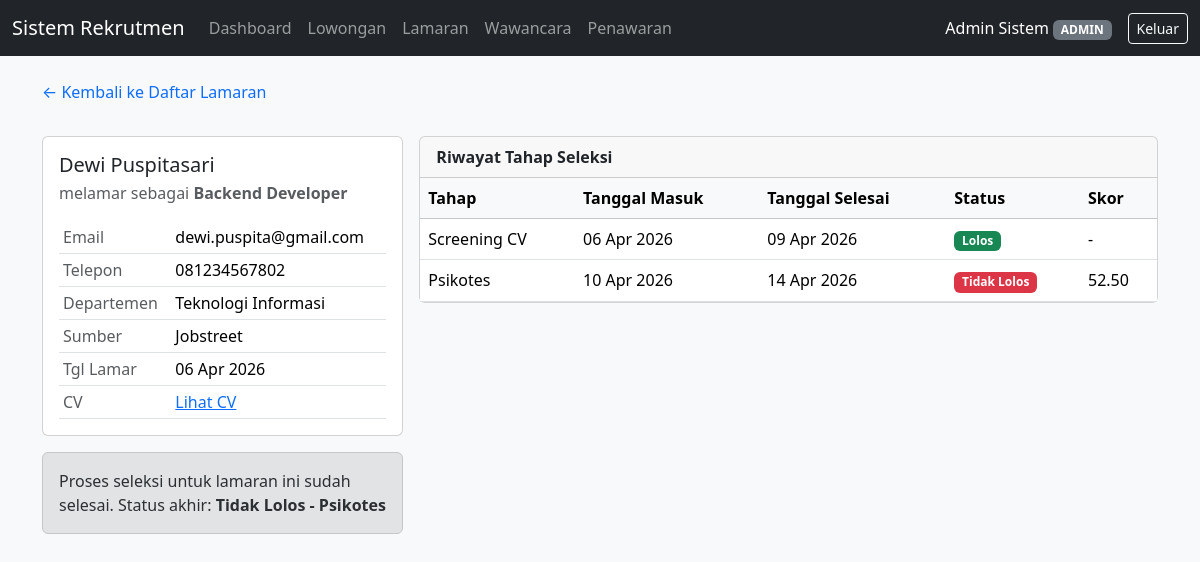
Page /lamaran_detail.php?id=2 (signed in) on the committed database.
### tables this page shows
CREATE TABLE lamaran (
    id_lamaran      INT AUTO_INCREMENT PRIMARY KEY,
    id_pelamar      INT NOT NULL,
    id_lowongan     INT NOT NULL,
    id_sumber       INT,
    tanggal_lamar   DATE NOT NULL,
    status_terkini  VARCHAR(50) NOT NULL DEFAULT 'Screening CV',
    CONSTRAINT fk_lamaran_pelamar FOREIGN KEY (id_pelamar)
        REFERENCES pelamar(id_pelamar) ON UPDATE CASCADE ON DELETE CASCADE,
    CONSTRAINT fk_lamaran_lowongan FOREIGN KEY (id_lowongan)
        REFERENCES lowongan(id_lowongan) ON UPDATE CASCADE ON DELETE RESTRICT,
    CONSTRAINT fk_lamaran_sumber FOREIGN KEY (id_sumber)
        REFERENCES sumber_rekrutmen(id_sumber) ON UPDATE CASCADE ON DELETE SET NULL,
    CONSTRAINT uq_lamaran_unik UNIQUE (id_pelamar, id_lowongan)
);

CREATE TABLE pelamar (
    id_pelamar     INT AUTO_INCREMENT PRIMARY KEY,
    nama           VARCHAR(100) NOT NULL,
    email          VARCHAR(100) NOT NULL,
    telepon        VARCHAR(20),
    tanggal_lahir  DATE,
    alamat         VARCHAR(255),
    cv_path        VARCHAR(255),
    created_at     TIMESTAMP DEFAULT CURRENT_TIMESTAMP,
    UNIQUE KEY uq_pelamar_email (email)
);

CREATE TABLE lowongan (
    id_lowongan        INT AUTO_INCREMENT PRIMARY KEY,
    id_departemen      INT NOT NULL,
    posisi             VARCHAR(100) NOT NULL,
    kualifikasi        TEXT,
    jumlah_dibutuhkan  INT NOT NULL DEFAULT 1,
    tanggal_posting    DATE NOT NULL,
    batas_lamaran      DATE NOT NULL,
    status             ENUM('Buka','Ditutup','Terpenuhi') NOT NULL DEFAULT 'Buka',
    CONSTRAINT fk_lowongan_departemen FOREIGN KEY (id_departemen)
        REFERENCES departemen(id_departemen) ON UPDATE CASCADE ON DELETE RESTRICT,
    CONSTRAINT chk_batas_lamaran CHECK (batas_lamaran >= tanggal_posting)
);

CREATE TABLE departemen (
    id_departemen   INT AUTO_INCREMENT PRIMARY KEY,
    nama_departemen VARCHAR(100) NOT NULL,
    keterangan      VARCHAR(255),
    created_at      TIMESTAMP DEFAULT CURRENT_TIMESTAMP
);

CREATE TABLE sumber_rekrutmen (
    id_sumber   INT AUTO_INCREMENT PRIMARY KEY,
    nama_sumber VARCHAR(100) NOT NULL UNIQUE
);

CREATE TABLE lamaran_tahap (
    id_lamaran_tahap  INT AUTO_INCREMENT PRIMARY KEY,
    id_lamaran        INT NOT NULL,
    id_tahap          INT NOT NULL,
    tanggal_masuk     DATE NOT NULL,
    tanggal_selesai   DATE,
    status            ENUM('Proses','Lolos','Tidak Lolos') NOT NULL DEFAULT 'Proses',
    catatan           VARCHAR(255),
    CONSTRAINT fk_lt_lamaran FOREIGN KEY (id_lamaran)
        REFERENCES lamaran(id_lamaran) ON UPDATE CASCADE ON DELETE CASCADE,
    CONSTRAINT fk_lt_tahap FOREIGN KEY (id_tahap)
        REFERENCES tahap_seleksi(id_tahap) ON UPDATE CASCADE ON DELETE RESTRICT,
    CONSTRAINT chk_tanggal_selesai CHECK (tanggal_selesai IS NULL OR tanggal_selesai >= tanggal_masuk)
);

CREATE TABLE tahap_seleksi (
    id_tahap    INT AUTO_INCREMENT PRIMARY KEY,
    nama_tahap  VARCHAR(100) NOT NULL,
    urutan      INT NOT NULL UNIQUE,
    keterangan  VARCHAR(255)
);

### lamaran_detail.php (the view, shortened to what this page needs)
<?php
require_once 'config/database.php';
$user       = current_user();
$can_manage = in_array($user['role'], ['admin', 'hrd'], true);
$id = (int) ($_GET['id'] ?? 0);
$stmt = $pdo->prepare("
    SELECT lam.*, p.nama AS nama_pelamar, p.email, p.telepon, p.alamat, p.cv_path,
           low.posisi, dep.nama_departemen, sr.nama_sumber
    FROM lamaran lam
    JOIN pelamar p ON p.id_pelamar = lam.id_pelamar
    JOIN lowongan low ON low.id_lowongan = lam.id_lowongan
    JOIN departemen dep ON dep.id_departemen = low.id_departemen
    LEFT JOIN sumber_rekrutmen sr ON sr.id_sumber = lam.id_sumber
    WHERE lam.id_lamaran = ?
");
$stmt->execute([$id]);
$lamaran = $stmt->fetch();
function ambil_tahap_aktif(PDO $pdo, int $id_lamaran): ?array
{
    $stmt = $pdo->prepare("
        SELECT lt.*, ts.nama_tahap, ts.urutan
        FROM lamaran_tahap lt
        JOIN tahap_seleksi ts ON ts.id_tahap = lt.id_tahap
        WHERE lt.id_lamaran = ? AND lt.status = 'Proses'
        ORDER BY ts.urutan DESC LIMIT 1
    ");
    $stmt->execute([$id_lamaran]);
    return $stmt->fetch() ?: null;
}
$tahap_aktif = ambil_tahap_aktif($pdo, $id);
$stmt = $pdo->prepare("
    SELECT lt.*, ts.nama_tahap, ts.urutan
    FROM lamaran_tahap lt
    JOIN tahap_seleksi ts ON ts.id_tahap = lt.id_tahap
    WHERE lt.id_lamaran = ?
    ORDER BY ts.urutan
");
$stmt->execute([$id]);
$riwayat_tahap = $stmt->fetchAll();
$stmt = $pdo->prepare("SELECT nama_tahap, skor_akhir FROM view_skor_tahap WHERE id_lamaran = ?");
$stmt->execute([$id]);
$skor_by_tahap = [];
foreach ($stmt->fetchAll() as $s) {
    $skor_by_tahap[$s['nama_tahap']] = $s['skor_akhir'];
}
$kriteria_aktif = [];
$nilai_terisi   = [];
$semua_kriteria_dinilai = $kriteria_aktif && count($nilai_terisi) >= count($kriteria_aktif);
function badge_status_tahap(string $status): string
{
    if ($status === 'Lolos') return 'success';
    if ($status === 'Tidak Lolos') return 'danger';
    return 'warning';
}
require_once 'includes/header.php';
?>
<a href="lamaran.php" class="text-decoration-none">&larr; Kembali ke Daftar Lamaran</a>
<div class="row mt-3 g-3">
    <div class="col-md-4">
        <div class="card">
            <div class="card-body">
                <h5 class="card-title mb-1"><?= htmlspecialchars($lamaran['nama_pelamar']) ?></h5>
                <p class="text-muted mb-3">melamar sebagai <strong><?= htmlspecialchars($lamaran['posisi']) ?></strong></p>
                <table class="table table-sm mb-0">
                    <tr><td class="text-muted">Email</td><td><?= htmlspecialchars($lamaran['email']) ?></td></tr>
                    <tr><td class="text-muted">Telepon</td><td><?= htmlspecialchars($lamaran['telepon'] ?: '-') ?></td></tr>
                    <tr><td class="text-muted">Departemen</td><td><?= htmlspecialchars($lamaran['nama_departemen']) ?></td></tr>
                    <tr><td class="text-muted">Sumber</td><td><?= htmlspecialchars($lamaran['nama_sumber'] ?? '-') ?></td></tr>
                    <tr><td class="text-muted">Tgl Lamar</td><td><?= date('d M Y', strtotime($lamaran['tanggal_lamar'])) ?></td></tr>
                    <tr><td class="text-muted">CV</td><td>
                        <?php if ($lamaran['cv_path']): ?>
                            <a href="<?= htmlspecialchars($lamaran['cv_path']) ?>" target="_blank">Lihat CV</a>
                        <?php else: ?>
                            <span class="text-muted">Tidak ada</span>
                        <?php endif; ?>
                    </td></tr>
                </table>
            </div>
        </div>
        <?php if ($tahap_aktif): ?>
        <div class="card mt-3">
            <div class="card-header fw-semibold">Tahap Aktif: <?= htmlspecialchars($tahap_aktif['nama_tahap']) ?></div>
            <div class="card-body">
                <?php if (!empty($kriteria_aktif)): ?>
                    <form method="POST" class="mb-3">
                        <input type="hidden" name="action" value="input_nilai">
                        <?php foreach ($kriteria_aktif as $k): ?>
                            <div class="mb-2">
                                <label class="form-label small mb-1">
                                    <?= htmlspecialchars($k['nama_kriteria']) ?> (bobot <?= $k['bobot'] ?>%)
                                </label>
                                <?php if (isset($nilai_terisi[$k['id_kriteria']])): ?>
                                    <input type="text" class="form-control form-control-sm" value="<?= htmlspecialchars($nilai_terisi[$k['id_kriteria']]) ?>" disabled>
                                <?php else: ?>
                                    <input type="number" step="0.01" min="0" max="100" name="nilai[<?= $k['id_kriteria'] ?>]" class="form-control form-control-sm" placeholder="0 - 100">
                                <?php endif; ?>
                            </div>
                        <?php endforeach; ?>
                        <?php if (!$semua_kriteria_dinilai): ?>
                            <button type="submit" class="btn btn-sm btn-outline-primary w-100 mt-2">Simpan Nilai</button>
                        <?php else: ?>
                            <div class="alert alert-light border py-2 mt-2 mb-0 small">
                                Skor akhir tahap ini: <strong><?= $skor_by_tahap[$tahap_aktif['nama_tahap']] ?? '-' ?></strong>
                            </div>
                        <?php endif; ?>
                    </form>
                    <hr>
                <?php endif; ?>
                <?php if ($can_manage): ?>
                    <?php if ($tahap_aktif['urutan'] < 5): ?>
                        <form method="POST" onsubmit="return confirm('Loloskan pelamar ke tahap berikutnya?');" class="mb-2">
                            <input type="hidden" name="action" value="lolos_tahap">
                            <button type="submit" class="btn btn-success btn-sm w-100">Loloskan ke Tahap Berikutnya</button>
                        </form>
                        <form method="POST" onsubmit="return confirm('Tandai pelamar TIDAK LOLOS di tahap ini?');">
                            <input type="hidden" name="action" value="tolak_tahap">
                            <button type="submit" class="btn btn-outline-danger btn-sm w-100">Tidak Lolos</button>
                        </form>
                    <?php else: ?>
                        <p class="small text-muted">Tahap akhir (Offering). Lanjutkan ke modul Penawaran untuk menerbitkan surat penawaran kerja.</p>
                        <a href="penawaran_tambah.php?id_lamaran=<?= $id ?>" class="btn btn-primary btn-sm w-100">Buat Penawaran &rarr;</a>
                    <?php endif; ?>
                <?php else: ?>
                    <p class="small text-muted mb-0">Hanya Admin/HRD yang bisa memindahkan tahap.</p>
                <?php endif; ?>
            </div>
        </div>
        <?php else: ?>
        <div class="alert alert-secondary mt-3 mb-0">
            Proses seleksi untuk lamaran ini sudah selesai. Status akhir: <strong><?= htmlspecialchars($lamaran['status_terkini']) ?></strong>
        </div>
        <?php endif; ?>
    </div>
    <div class="col-md-8">
        <div class="card">
            <div class="card-header fw-semibold">Riwayat Tahap Seleksi</div>
            <div class="table-responsive">
                <table class="table table-hover mb-0 align-middle">
                    <thead class="table-light">
                        <tr>
                            <th>Tahap</th>
                            <th>Tanggal Masuk</th>
                            <th>Tanggal Selesai</th>
                            <th>Status</th>
                            <th>Skor</th>
                        </tr>
                    </thead>
                    <tbody>
                        <?php foreach ($riwayat_tahap as $t): ?>
                        <tr>
                            <td><?= htmlspecialchars($t['nama_tahap']) ?></td>
                            <td><?= date('d M Y', strtotime($t['tanggal_masuk'])) ?></td>
                            <td><?= $t['tanggal_selesai'] ? date('d M Y', strtotime($t['tanggal_selesai'])) : '-' ?></td>
                            <td><span class="badge bg-<?= badge_status_tahap($t['status']) ?>"><?= htmlspecialchars($t['status']) ?></span></td>
                            <td><?= $skor_by_tahap[$t['nama_tahap']] ?? '-' ?></td>
                        </tr>
                        <?php endforeach; ?>
                    </tbody>
                </table>
            </div>
        </div>
    </div>
</div>
<?php require_once 'includes/footer.php'; ?>

### rows in the picture
lamaran: id_pelamar.nama "Dewi Puspitasari", id_lowongan.posisi "Backend Developer", id_pelamar.email "dewi.puspita@gmail.com", id_pelamar.telepon "081234567802", departemen.nama_departemen "Teknologi Informasi", id_sumber.nama_sumber "Jobstreet", tanggal_lamar "06 Apr 2026", status_terkini "Tidak Lolos - Psikotes"
lamaran_tahap: id_tahap.nama_tahap "Screening CV", tanggal_masuk "06 Apr 2026", tanggal_selesai "09 Apr 2026", status "Lolos", id_tahap.nama_tahap "-"
lamaran_tahap: id_tahap.nama_tahap "Psikotes", tanggal_masuk "10 Apr 2026", tanggal_selesai "14 Apr 2026", status "Tidak Lolos", id_tahap.nama_tahap "52.50"

### other values in the picture
$user['nama'] "Admin Sistem"
$user['role'] "ADMIN"
